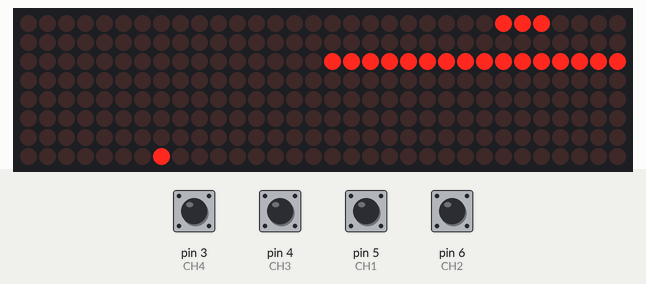
A sketch run on a simulated Arduino Uno, built with avr-gcc and run on an emulated ATmega328P. Parts: 32×8 LED matrix. Inputs (shaded band) come from the test bench; at power-on: pin 3 (CH4), pin 4 (CH3), pin 5 (CH1), pin 6 (CH2) HIGH. Random numbers use the default seed unless the sketch sets one.

Above: at 1.2 s.
1.3 s: pin 3 (CH4) pulled LOW for 0.25 s
At 1.58 s:
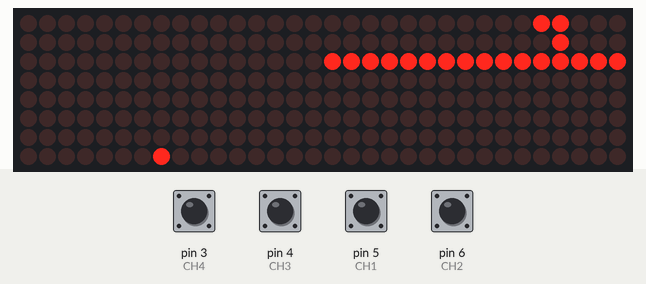
3.6 s: pin 4 (CH3) pulled LOW for 0.25 s
At 3.88 s:
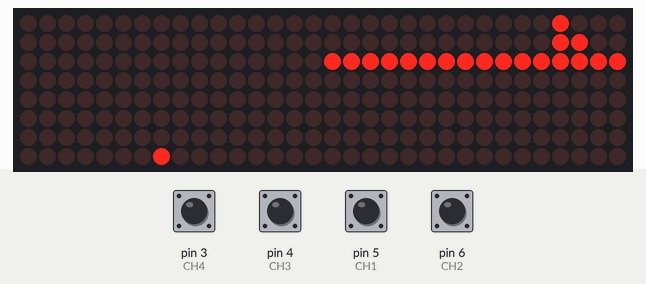
5.9 s: pin 6 (CH2) pulled LOW for 0.25 s
At 6.19 s:
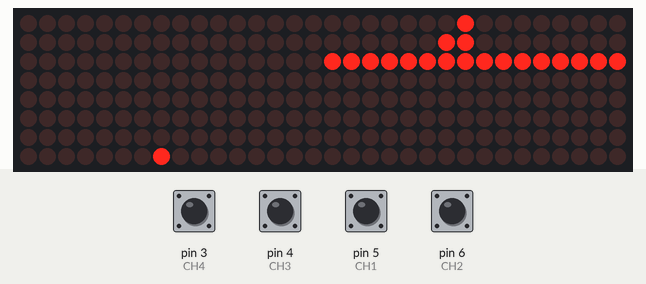
8.2 s: pin 5 (CH1) pulled LOW for 0.25 s
At 8.49 s:
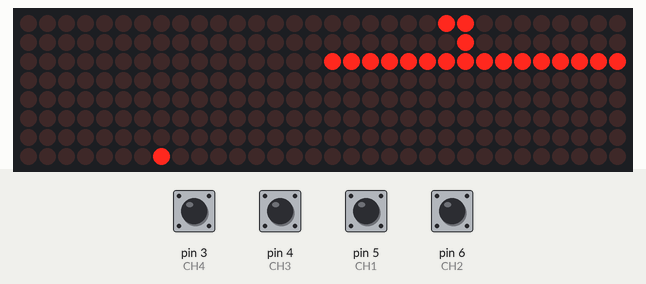
10.9 s: pin 3 (CH4) pulled LOW for 1 s
At 11.22 s:
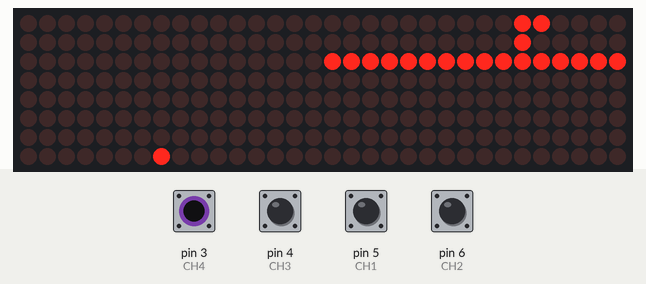
13.4 s: pin 4 (CH3) pulled LOW for 1 s
At 13.52 s:
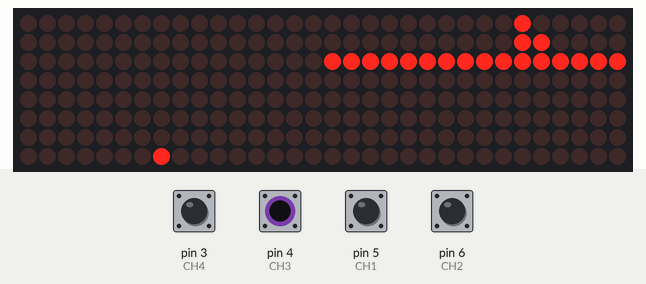

The sketch:

snake_game.ino
```cpp
#include<MD_MAX72xx.h>
#include<SPI.h>

//Led_matrix setup
#define HARDWARE_TYPE MD_MAX72XX::FC16_HW
#define MAX_DEVICES 4
#define CS_PIN    8

MD_MAX72XX mx = MD_MAX72XX(HARDWARE_TYPE, CS_PIN, MAX_DEVICES);

//Button
const int CH1 = 5;
const int CH2 = 6;
const int CH3 = 4;
const int CH4 = 3;
const int CH5 = 2;

int m, n;
const unsigned int number[4][10][5] = {0x1E, 0x12, 0x12, 0x12, 0x1E,
                                   0x02, 0x02, 0x02, 0x02, 0x02,
                                   0x1E, 0x02, 0x04, 0x08, 0x1E,
                                   0x0E, 0x02, 0x0E, 0x02, 0x0E,
                                   0x02, 0x04, 0x0A, 0x0E, 0x02,
                                   0x1E, 0x10, 0x1E, 0x02, 0x1E,
                                   0x1E, 0x10, 0x1E, 0x12, 0x1E,
                                   0x1E, 0x02, 0x04, 0x08, 0x10,
                                   0x1E, 0x12, 0x1E, 0x12, 0x1E,
                                   0x1E, 0x12, 0x1E, 0x02, 0x1E,
                                   0x78, 0x48, 0x48, 0x48, 0x78,
                                   0x08, 0x08, 0x08, 0x08, 0x08,
                                   0x78, 0x08, 0x10, 0x20, 0x78,
                                   0x38, 0x08, 0x38, 0x08, 0x38,
                                   0x08, 0x10, 0x28, 0x38, 0x08,
                                   0x78, 0x40, 0x78, 0x08, 0x78,
                                   0x78, 0x40, 0x78, 0x48, 0x78,
                                   0x78, 0x08, 0x10, 0x20, 0x40,
                                   0x78, 0x48, 0x78, 0x48, 0x78,
                                   0x78, 0x48, 0x78, 0x08, 0x78,
                                   0x79, 0x49, 0x49, 0x49, 0x79,
                                   0x09, 0x09, 0x09, 0x09, 0x09,
                                   0x79, 0x09, 0x11, 0x21, 0x79,
                                   0x39, 0x09, 0x39, 0x09, 0x39,
                                   0x09, 0x11, 0x29, 0x39, 0x09,
                                   0x79, 0x41, 0x79, 0x09, 0x79,
                                   0x79, 0x41, 0x79, 0x49, 0x79,
                                   0x79, 0x09, 0x11, 0x21, 0x41,
                                   0x79, 0x49, 0x79, 0x49, 0x79,
                                   0x79, 0x49, 0x79, 0x09, 0x79,
                                   0x9E, 0x92, 0x92, 0x92, 0x9E,
                                   0x90, 0x90, 0x90, 0x90, 0x90,
                                   0x9E, 0x90, 0x88, 0x84, 0x9E,
                                   0x9C, 0x90, 0x9C, 0x90, 0x9C,
                                   0x90, 0x88, 0x94, 0x9C, 0x90,
                                   0x9E, 0x82, 0x9E, 0x90, 0x9E,
                                   0x9E, 0x82, 0x9E, 0x92, 0x9E,
                                   0x9E, 0x90, 0x88, 0x84, 0x82,
                                   0x9E, 0x92, 0x9E, 0x92, 0x9E,
                                   0x9E, 0x92, 0x9E, 0x90, 0x9E};
const unsigned int hexValue[16][16] = {0x00, 0x01, 0x02, 0x03, 0x04, 0x05, 0x06, 0x07, 0x08, 0x09, 0x0A, 0x0B, 0x0C, 0x0D, 0x0E, 0x0F,
                                 0x10, 0x11, 0x12, 0x13, 0x14, 0x15, 0x16, 0x17, 0x18, 0x19, 0x1A, 0x1B, 0x1C, 0x1D, 0x1E, 0x1F,
                                 0x20, 0x21, 0x22, 0x23, 0x24, 0x25, 0x26, 0x27, 0x28, 0x29, 0x2A, 0x2B, 0x2C, 0x2D, 0x2E, 0x2F,
                                 0x30, 0x31, 0x32, 0x33, 0x34, 0x35, 0x36, 0x37, 0x38, 0x39, 0x3A, 0x3B, 0x3C, 0x3D, 0x3E, 0x3F,
                                 0x40, 0x41, 0x42, 0x43, 0x44, 0x45, 0x46, 0x47, 0x48, 0x49, 0x4A, 0x4B, 0x4C, 0x4D, 0x4E, 0x4F,
                                 0x50, 0x51, 0x52, 0x53, 0x54, 0x55, 0x56, 0x57, 0x58, 0x59, 0x5A, 0x5B, 0x5C, 0x5D, 0x5E, 0x5F,
                                 0x60, 0x61, 0x62, 0x63, 0x64, 0x65, 0x66, 0x67, 0x68, 0x69, 0x6A, 0x6B, 0x6C, 0x6D, 0x6E, 0x6F,
                                 0x70, 0x71, 0x72, 0x73, 0x74, 0x75, 0x76, 0x77, 0x78, 0x79, 0x7A, 0x7B, 0x7C, 0x7D, 0x7E, 0x7F,
                                 0x80, 0x81, 0x82, 0x83, 0x84, 0x85, 0x86, 0x87, 0x88, 0x89, 0x8A, 0x8B, 0x8C, 0x8D, 0x8E, 0x8F,
                                 0x90, 0x91, 0x92, 0x93, 0x94, 0x95, 0x96, 0x97, 0x98, 0x99, 0x9A, 0x9B, 0x9C, 0x9D, 0x9E, 0x9F,
                                 0xA0, 0xA1, 0xA2, 0xA3, 0xA4, 0xA5, 0xA6, 0xA7, 0xA8, 0xA9, 0xAA, 0xAB, 0xAC, 0xAD, 0xAE, 0xAF,
                                 0xB0, 0xB1, 0xB2, 0xB3, 0xB4, 0xB5, 0xB6, 0xB7, 0xB8, 0xB9, 0xBA, 0xBB, 0xBC, 0xBD, 0xBE, 0xBF,
                                 0xC0, 0xC1, 0xC2, 0xC3, 0xC4, 0xC5, 0xC6, 0xC7, 0xC8, 0xC9, 0xCA, 0xCB, 0xCC, 0xCD, 0xCE, 0xCF,
                                 0xD0, 0xD1, 0xD2, 0xD3, 0xD4, 0xD5, 0xD6, 0xD7, 0xD8, 0xD9, 0xDA, 0xDB, 0xDC, 0xDD, 0xDE, 0xDF,
                                 0xE0, 0xE1, 0xE2, 0xE3, 0xE4, 0xE5, 0xE6, 0xE7, 0xE8, 0xE9, 0xEA, 0xEB, 0xEC, 0xED, 0xEE, 0xEF,
                                 0xF0, 0xF1, 0xF2, 0xF3, 0xF4, 0xF5, 0xF6, 0xF7, 0xF8, 0xF9, 0xFA, 0xFB, 0xFC, 0xFD, 0xFE, 0xFF};
short int game_map_in_SN[10][16] = {0, 0, 0, 0, 0, 0, 0, 0, 0, 0, 0, 0, 0, 0, 0, 0,
                                    0, 0, 0, 0, 0, 0, 0, 0, 0, 0, 0, 0, 0, 0, 0, 0,
                                    0, 0, 0, 0, 0, 0, 0, 0, 0, 0, 0, 0, 0, 0, 0, 0,
                                    0, 0, 0, 0, 0, 0, 0, 0, 0, 0, 0, 0, 0, 0, 0, 0,
                                    0, 0, 0, 0, 0, 0, 0, 0, 0, 0, 0, 0, 0, 0, 0, 0,
                                    0, 0, 0, 0, 0, 0, 0, 0, 0, 0, 0, 0, 0, 0, 0, 0,
                                    0, 0, 0, 0, 0, 0, 0, 0, 0, 0, 0, 0, 0, 0, 0, 0,
                                    0, 0, 0, 0, 0, 0, 0, 0, 0, 0, 0, 0, 0, 0, 0, 0,
                                    0, 0, 0, 0, 0, 0, 0, 0, 0, 0, 0, 0, 0, 0, 0, 0,
                                    0, 0, 0, 0, 0, 0, 0, 0, 0, 0, 0, 0, 0, 0, 0, 0};
unsigned int display_lM_in_SN[16][2];
unsigned short snake[160][2];
unsigned short head[2] = {157, 157}, tail[2] = {159, 159};
unsigned short direction = 2;
unsigned short food[4] = {-1, -1, 157, 0};
unsigned short end = 0;
unsigned short start = 0;

void setup() {
  mx.begin();
  mx.control(MD_MAX72XX::INTENSITY, 0);
  mx.clear();
  pinMode(CH1, INPUT_PULLUP);
  pinMode(CH2, INPUT_PULLUP);
  pinMode(CH3, INPUT_PULLUP);
  pinMode(CH4, INPUT_PULLUP);
  pinMode(CH5, INPUT_PULLUP);
}

void loop() {
  //Start point
  if (start == 0) {
    for (int i = 0; i < 3; i++) {
      snake[159 - i][0] = 8;
      snake[159 - i][1] = i + 3;
      game_map_in_SN[8][i + 3] = 1;
    }
    start = 1;
  }

  //Generated food
  if (food[3] == 0) {
    food[0] = rand() % food[2] + 1;
    food[2]--;
    for (int i = 0; i < 10; i++) {
      for (int j = 0; j < 16; j++) {
        if (game_map_in_SN[i][j] == 0) {
          food[0]--;
          if (food[0] == 0) {
            food[0] = i;
            food[1] = j;
            game_map_in_SN[i][j] = 1;
            j = 16;
            i = 10;
            food[3] = 1;
          }
        }
      }
    }
  }

  //Direction
  if (digitalRead(CH1) == 0 && direction != 2) {
    direction = 0;
  } else if (digitalRead(CH2) == 0 && direction != 3) {
    direction = 1;
  } else if (digitalRead(CH3) == 0 && direction != 0) {
    direction = 2;
  } else if (digitalRead(CH4) == 0 && direction != 1) {
    direction = 3;
  }

  //Move
  if (head[0] != 0) {
    head[0]--;
  } else {
    head[0] = 159;
  }
  if (tail[0] != 0) {
    tail[0]--;
  } else {
    tail[0] = 159;
  }
  if (direction == 0) {
    if (snake[head[1]][1] == 0) {
      snake[head[0]][1] = 15;
      snake[head[0]][0] = snake[head[1]][0];
    } else {
      snake[head[0]][1] = snake[head[1]][1] - 1;
      snake[head[0]][0] = snake[head[1]][0];
    }
  } else if (direction == 1) {
    if (snake[head[1]][0] == 0) {
      snake[head[0]][0] = 9;
      snake[head[0]][1] = snake[head[1]][1];
    } else {
      snake[head[0]][0] = snake[head[1]][0] - 1;
      snake[head[0]][1] = snake[head[1]][1];
    }
  } else if (direction == 2) {
    if (snake[head[1]][1] == 15) {
      snake[head[0]][1] = 0;
      snake[head[0]][0] = snake[head[1]][0];
    } else {
      snake[head[0]][1] = snake[head[1]][1] + 1;
      snake[head[0]][0] = snake[head[1]][0];
    }
  } else {
    if (snake[head[1]][0] == 9) {
      snake[head[0]][0] = 0;
      snake[head[0]][1] = snake[head[1]][1];
    } else {
    snake[head[0]][0] = snake[head[1]][0] + 1;
    snake[head[0]][1] = snake[head[1]][1];
    }
  }

  if (snake[head[0]][0] == food[0] && snake[head[0]][1] == food[1]) {
    head[1] = head[0];
    tail[0] = tail[1];
    food[3] = 0;
  } else if (game_map_in_SN[snake[head[0]][0]][snake[head[0]][1]] == 1) {
    end = 1;
  } else {
    game_map_in_SN[snake[head[0]][0]][snake[head[0]][1]] = 1;
    game_map_in_SN[snake[tail[1]][0]][snake[tail[1]][1]] = 0;
    head[1] = head[0];
    tail[1] = tail[0];
  }

  //Display
  for (int i = 0; i < 16; i++) {
    for (int j = 0; j < 2; j++) {
      display_lM_in_SN[i][j] = 0;
    }
  }
  for (int i = 0; i < 8; i++) {
    m = 0;
    n = 0;
    for (int j = 0; j <= 3; j++) {
      if (game_map_in_SN[i][j] == 1) {
        m = m + po(2, j - 0);
      }
    }
    for (int j = 4; j <= 7; j++) {
      if (game_map_in_SN[i][j] == 1) {
        n = n + po(2, j - 4);
      }
    }
    display_lM_in_SN[i][0] = hexValue[n][m];
    m = 0;
    n = 0;
    for (int j = 8; j <= 11; j++) {
      if (game_map_in_SN[i][j] == 1) {
        m = m + po(2, j - 8);
      }
    }
    for (int j = 12; j <= 15; j++) {
      if (game_map_in_SN[i][j] == 1) {
        n = n + po(2, j - 12);
      }
    }
    display_lM_in_SN[i][1] = hexValue[n][m];
  }
  for (int i = 8; i < 10; i++) {
    m = 0;
    n = 0;
    for (int j = 3; j >= 0; j--) {
      if (game_map_in_SN[i][j] == 1) {
        m = m + po(2, 3 - j);
      }
    }
    for (int j = 7; j >= 4; j--) {
      if (game_map_in_SN[i][j] == 1) {
        n = n + po(2, 7 - j);
      }
    }
    display_lM_in_SN[i][0] = hexValue[m][n];
    m = 0;
    n = 0;
    for (int j = 11; j >= 8; j--) {
      if (game_map_in_SN[i][j] == 1) {
        m = m + po(2, 11 - j);
      }
    }
    for (int j = 15; j >= 12; j--) {
      if (game_map_in_SN[i][j] == 1) {
        n = n + po(2, 15 - j);
      }
    }
    display_lM_in_SN[i][1] = hexValue[m][n];
  }
  display_lM_in_SN[10][0] = 0xFF;
  display_lM_in_SN[10][1] = 0xFF;
  /*for (int i = 0; i < 5; i++) {
    int j = (159 - food[2]) / 10;
    display_lM_in_SN[i + 11][0] = number[0][j][i];
    int k = (159 - food[2]) % 10;
    display_lM_in_SN[i + 11][1] = number[1][k][i];
  }*/
  for (int i = 0; i < 8; i++) {
    mx.setRow(0, 0, i, display_lM_in_SN[i + 8][1]);
    mx.setRow(1, 1, i, display_lM_in_SN[i + 8][0]);
    mx.setRow(3, 3, 7 - i, display_lM_in_SN[i][1]);
    mx.setRow(2, 2, 7 - i, display_lM_in_SN[i][0]);
  }
  delay(200);


  //End
  if (end == 1) {
    for (int i = 0; i < 16; i++) {
      for (int j = 0; j < 2; j++) {
        display_lM_in_SN[i][j] = 0;
      }
    }
    //chu end
    display_lM_in_SN[5][0] = 0x5C;
    display_lM_in_SN[5][1] = 0x1A;
    display_lM_in_SN[4][0] = 0xC4;
    display_lM_in_SN[4][1] = 0x2A;
    display_lM_in_SN[3][0] = 0x5C;
    display_lM_in_SN[3][1] = 0x2B;
    display_lM_in_SN[2][0] = 0x44;
    display_lM_in_SN[2][1] = 0x2A;
    display_lM_in_SN[1][0] = 0x5C;
    display_lM_in_SN[1][1] = 0x1A;

    /*for (int i = 0; i < 5; i++) {
      int j = (159 - food[2]) / 10;
      display_lM_in_SN[i + 9][0] = number[0][j][i];
      int k = (159 - food[2]) % 10;
      display_lM_in_SN[i + 9][1] = number[1][k][i];
    }*/

    for (int i = 0; i < 8; i++) {
      mx.setRow(0, 0, i, display_lM_in_SN[i + 8][1]);
      mx.setRow(1, 1, i, display_lM_in_SN[i + 8][0]);
      mx.setRow(3, 3, i, display_lM_in_SN[i][1]);
      mx.setRow(2, 2, i, display_lM_in_SN[i][0]);
    }
    while (end == 1) {
      if(digitalRead(CH5) == 0) {
        end = 0;
        head[0] = 157;
        head[1] = 157;
        tail[0] = 159;
        tail[1] = 159;
        direction = 2;
        food[0] = -1;
        food[1] = -1;
        food[2] = 157;
        food[3] = 0;
        start = 0;
        for (int i = 0; i < 16; i++) {
          for (int j = 0; j < 16; j++) {
            game_map_in_SN[i][j] = 0;
          }
        }
      }
    }
  }
}

int po(short int a, short int b) {
  short int c = 1;
  for (int i = 0; i < b; i++) {
    c = c * a;
  }
  return c;
}
```
